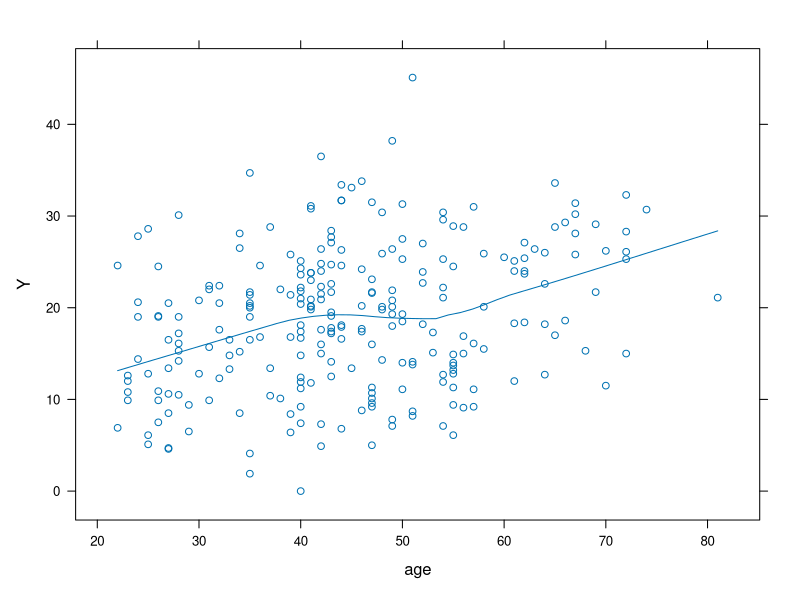
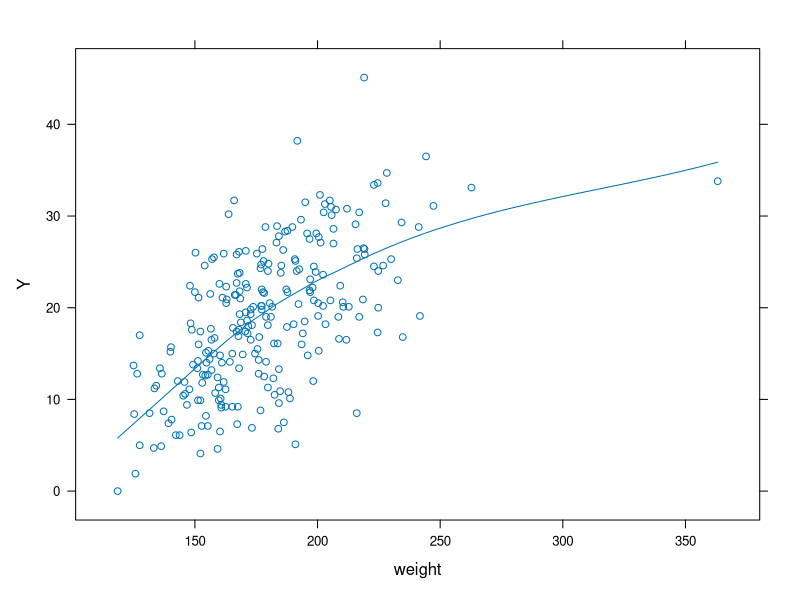
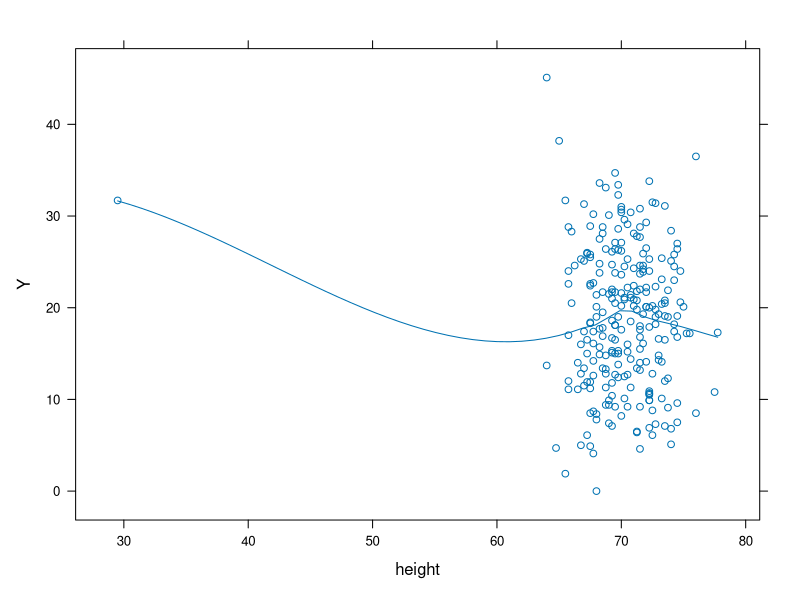
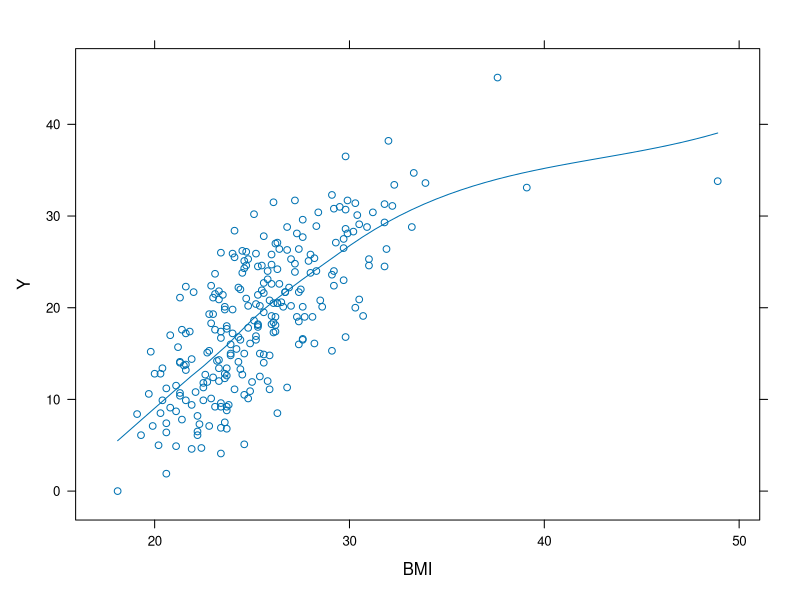
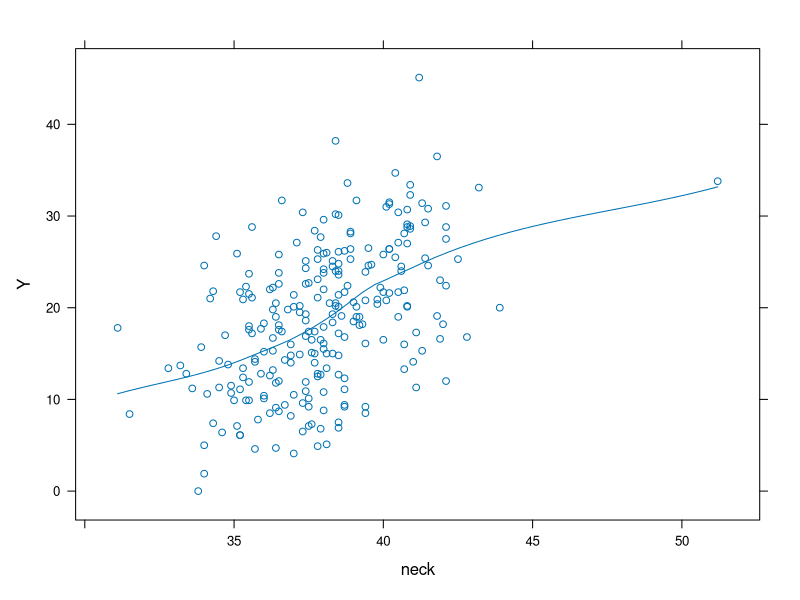
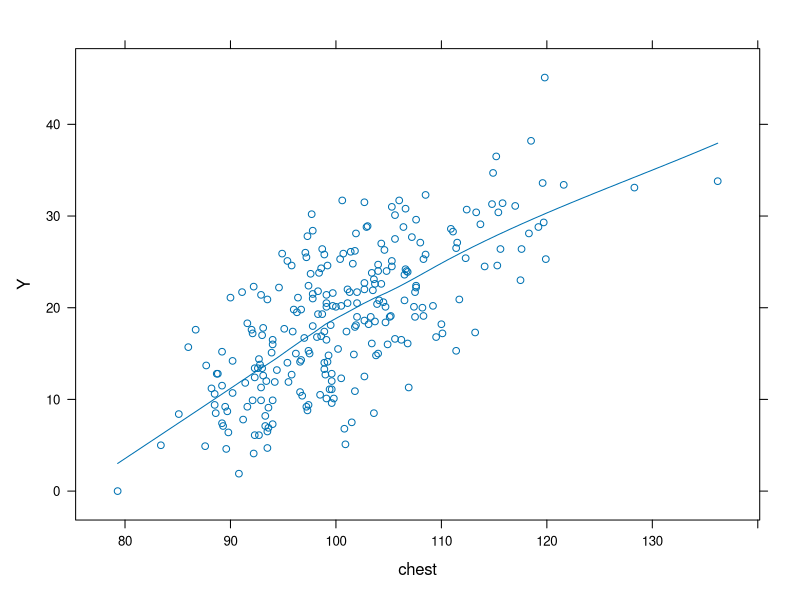
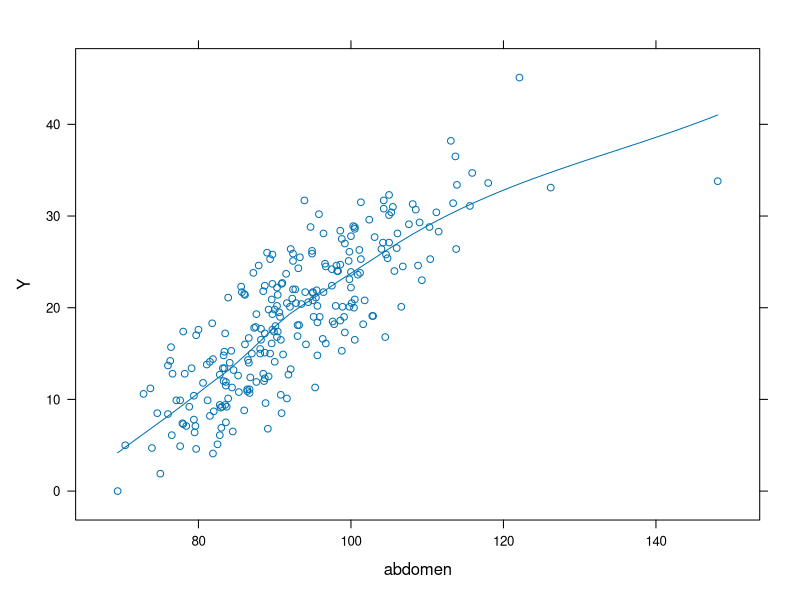
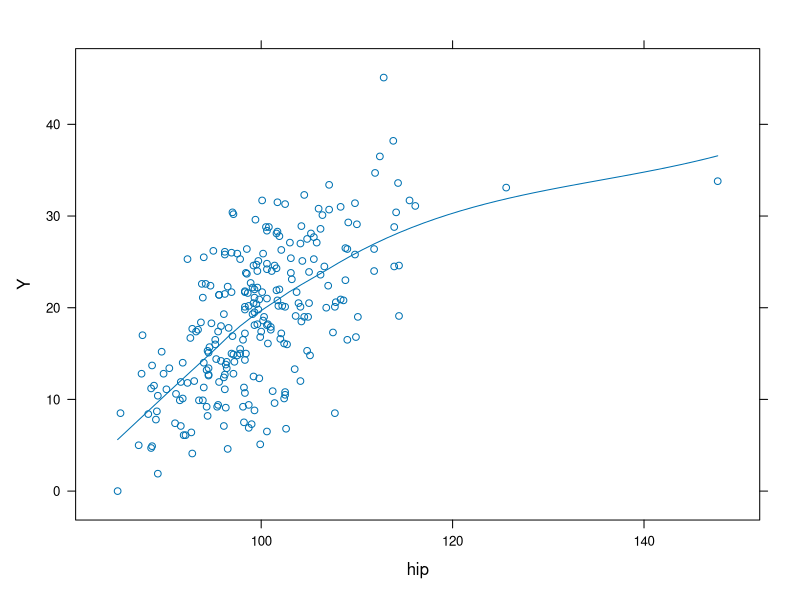

Write R code to recreate these figures, in order.
## ---- chunk 1
library(MASS)
## ---- chunk 2
df <- read.table("../data/1.txt")
columns.for.fitting <- c("body.fat", 'age', 'weight', 'height', 'BMI', 'neck', 'chest', 'abdomen', 'hip', 'thigh', 'knee', 'ankle', 'bicep', 'forearm', 'wrist')
df <- df[, columns.for.fitting]
names(df)[names(df)=="body.fat"] <- "Y"
model <- lm(Y ~ ., data=df)
summary(model)
reduced.model <- stepAIC(model)
summary(reduced.model)
## ---- chunk 3
library(knitr)
library(lattice)
library(e1071)
library(corrplot)
library(latticeExtra)
## ---- chunk 4
plotVariable <- function(param) {
  formula <- reformulate(termlabels = param, response = 'Y')
  xyplot(formula, panel=function(...) {  
  panel.xyplot(...)
  panel.loess(...)
  }, data = df, xlab = param, ylab = "Y")
}

plotVariables <- function() {
  for (i in colnames(df)[-1]) {
    print(plotVariable(i)) 
  }
}
## ---- chunk 5
plotVariables()
## ---- chunk 6
df <- df[-c(39), ]
## ---- chunk 7
model <- lm(Y ~ ., data=df)
summary(model)
reduced.model <- stepAIC(model)
summary(reduced.model)
